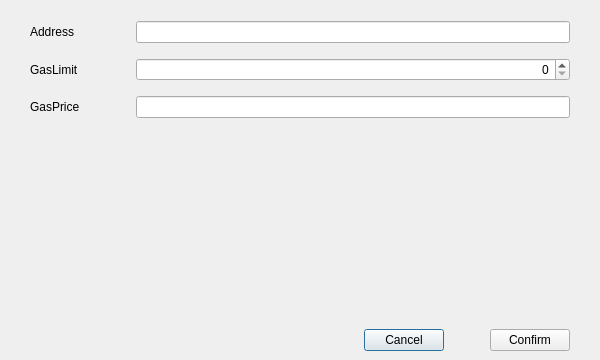
<?xml version="1.0" encoding="UTF-8"?>
<ui version="4.0">
 <class>RemoveDelegationPage</class>
 <widget class="QDialog" name="RemoveDelegationPage">
  <property name="geometry">
   <rect>
    <x>0</x>
    <y>0</y>
    <width>600</width>
    <height>360</height>
   </rect>
  </property>
  <property name="windowTitle">
   <string>Dialog</string>
  </property>
  <layout class="QVBoxLayout" name="verticalLayout">
   <property name="leftMargin">
    <number>0</number>
   </property>
   <property name="rightMargin">
    <number>0</number>
   </property>
   <property name="bottomMargin">
    <number>0</number>
   </property>
   <item>
    <spacer name="verticalSpacer_2">
     <property name="orientation">
      <enum>Qt::Vertical</enum>
     </property>
     <property name="sizeType">
      <enum>QSizePolicy::Fixed</enum>
     </property>
     <property name="sizeHint" stdset="0">
      <size>
       <width>20</width>
       <height>10</height>
      </size>
     </property>
    </spacer>
   </item>
   <item>
    <layout class="QGridLayout" name="gridLayout">
     <property name="leftMargin">
      <number>30</number>
     </property>
     <property name="rightMargin">
      <number>30</number>
     </property>
     <property name="verticalSpacing">
      <number>15</number>
     </property>
     <item row="2" column="1">
      <widget class="BitcoinAmountField" name="lineEditGasPrice"/>
     </item>
     <item row="2" column="0">
      <widget class="QLabel" name="labelGasPrice">
       <property name="minimumSize">
        <size>
         <width>100</width>
         <height>0</height>
        </size>
       </property>
       <property name="text">
        <string>GasPrice</string>
       </property>
      </widget>
     </item>
     <item row="1" column="0">
      <widget class="QLabel" name="labelGasLimit">
       <property name="minimumSize">
        <size>
         <width>100</width>
         <height>0</height>
        </size>
       </property>
       <property name="text">
        <string>GasLimit</string>
       </property>
      </widget>
     </item>
     <item row="1" column="1">
      <widget class="QSpinBox" name="lineEditGasLimit">
       <property name="alignment">
        <set>Qt::AlignRight|Qt::AlignTrailing|Qt::AlignVCenter</set>
       </property>
      </widget>
     </item>
     <item row="0" column="0">
      <widget class="QLabel" name="labelAddress">
       <property name="minimumSize">
        <size>
         <width>100</width>
         <height>0</height>
        </size>
       </property>
       <property name="text">
        <string>Address</string>
       </property>
      </widget>
     </item>
     <item row="0" column="1">
      <widget class="QValidatedLineEdit" name="lineEditAddress"/>
     </item>
    </layout>
   </item>
   <item>
    <spacer name="verticalSpacer">
     <property name="orientation">
      <enum>Qt::Vertical</enum>
     </property>
     <property name="sizeHint" stdset="0">
      <size>
       <width>20</width>
       <height>40</height>
      </size>
     </property>
    </spacer>
   </item>
   <item>
    <widget class="QWidget" name="buttonsContainerWhite" native="true">
     <layout class="QHBoxLayout" name="horizontalLayout_2">
      <property name="leftMargin">
       <number>30</number>
      </property>
      <property name="rightMargin">
       <number>30</number>
      </property>
      <item>
       <spacer name="horizontalSpacer">
        <property name="orientation">
         <enum>Qt::Horizontal</enum>
        </property>
        <property name="sizeType">
         <enum>QSizePolicy::Expanding</enum>
        </property>
        <property name="sizeHint" stdset="0">
         <size>
          <width>40</width>
          <height>20</height>
         </size>
        </property>
       </spacer>
      </item>
      <item>
       <widget class="QPushButton" name="clearButton">
        <property name="text">
         <string>Cancel</string>
        </property>
       </widget>
      </item>
      <item>
       <spacer name="horizontalSpacer_2">
        <property name="orientation">
         <enum>Qt::Horizontal</enum>
        </property>
        <property name="sizeType">
         <enum>QSizePolicy::Fixed</enum>
        </property>
        <property name="sizeHint" stdset="0">
         <size>
          <width>40</width>
          <height>20</height>
         </size>
        </property>
       </spacer>
      </item>
      <item>
       <widget class="QPushButton" name="removeDelegationButton">
        <property name="text">
         <string>Confirm</string>
        </property>
       </widget>
      </item>
     </layout>
    </widget>
   </item>
  </layout>
 </widget>
 <customwidgets>
  <customwidget>
   <class>BitcoinAmountField</class>
   <extends>QLineEdit</extends>
   <header>qt/bitcoinamountfield.h</header>
   <container>1</container>
  </customwidget>
  <customwidget>
   <class>QValidatedLineEdit</class>
   <extends>QLineEdit</extends>
   <header>qt/qvalidatedlineedit.h</header>
  </customwidget>
 </customwidgets>
 <tabstops>
  <tabstop>lineEditAddress</tabstop>
  <tabstop>lineEditGasLimit</tabstop>
  <tabstop>lineEditGasPrice</tabstop>
  <tabstop>removeDelegationButton</tabstop>
  <tabstop>clearButton</tabstop>
 </tabstops>
 <resources/>
 <connections/>
</ui>
